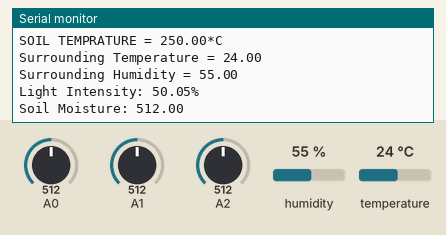
Recording of a sketch running on a simulated Arduino Uno, built with avr-gcc and run on an emulated ATmega328P. Parts: the last lines printed to the serial monitor. Inputs (shaded band) come from the test bench; at power-on: A0 = 512, A1 = 512, A2 = 512, humidity 55 %, temperature 24 °C.

Above: at 1.2 s.
1.3 s: A0 set to 716
At 2.7 s:
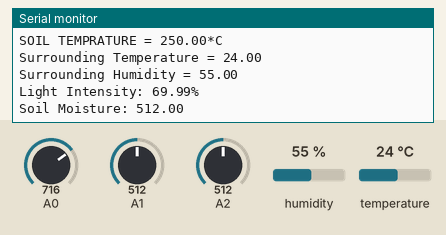
2.8 s: A1 set to 716
4.3 s: A2 set to 716
At 5.1 s:
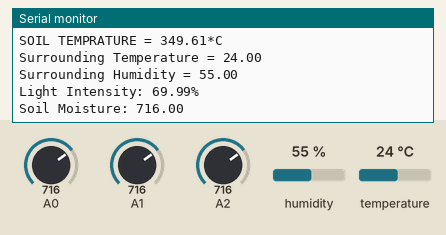
5.8 s: A0 set to 992
At 6.9 s:
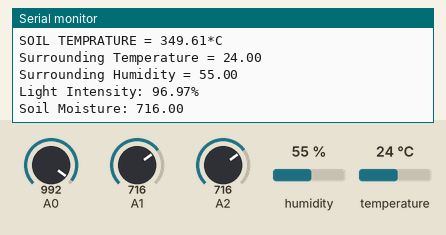
7.3 s: A1 set to 992
8.8 s: A2 set to 992
At 11.1 s:
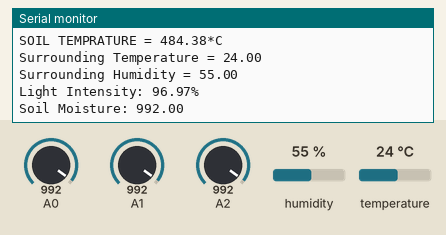
Timing chart, 0 to 11.3 s (numbered marks = the images above; inputs shaded):
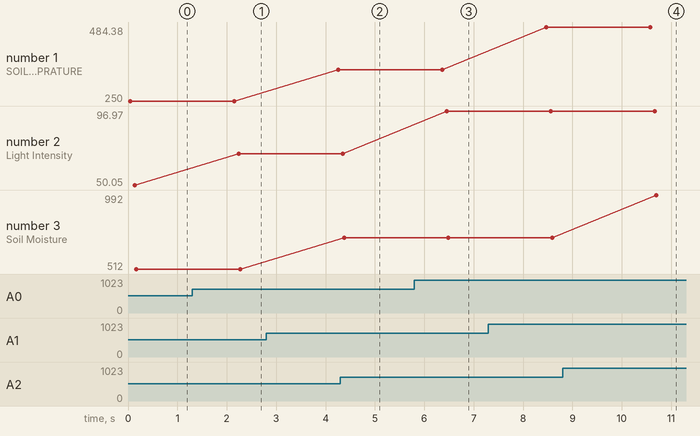

The sketch:

sensors.ino
```cpp
#include <dht.h>

dht DHT;

#define DHT11Pin 7

int TempPin = 1;
float TempVal;
float DHTTemp;
float DHTHumidity;
float LdrVal;
float MoistureVal;
int LdrPin = 0;//define a pin for Photo resistor
int MoisturePin=2;

void setup(){
  DHT.read11(DHT11Pin);
  Serial.begin(9600);
}

void loop()
{
  // Soil Temp
  TempVal = safeAnalogRead(TempPin);
  TempVal = (TempVal/1024.0)*500;

  Serial.print("SOIL TEMPRATURE = ");
  Serial.print(TempVal);
  Serial.print("*C");
  Serial.println();

  //Surrounding Temp
  Serial.print("Surrounding Temperature = ");
  DHTTemp = DHT.temperature;
  Serial.println(DHTTemp);
  Serial.print("Surrounding Humidity = ");
  DHTHumidity = DHT.humidity;
  Serial.println(DHTHumidity);

  //Photoresistor
  Serial.print("Light Intensity: ");
  LdrVal = safeAnalogRead(LdrPin);
  LdrVal = (LdrVal/1023.0)*100.0;
  Serial.print(LdrVal);
  Serial.println("%");


  //Soil Moisture
  MoistureVal = safeAnalogRead(MoisturePin);
  // print out the value you read:
  Serial.print("Soil Moisture: ");
  Serial.println(MoistureVal);
  Serial.println("\n\n\n");


  delay(2000);
}


int safeAnalogRead(int pin)
{
  int x = analogRead(pin);  // make an initial reading to set up the ADC
  delay(10);                // let the ADC stabilize
  x = analogRead(pin);      // toss the first reading and take one we will keep
  delay(10);                // delay again to be friendly to future readings
  return x;
}
```

Measured:
- after the input at 1.3 s, the serial monitor: prints a new line after 0.94 s (image 1)
- after the input at 4.3 s, the serial monitor: prints a new line after 0.08 s (image 2)
- after the input at 5.8 s, the serial monitor: prints a new line after 0.66 s (image 3)
- after the input at 8.8 s, the serial monitor: prints a new line after 1.9 s (image 4)
- plotted number 1: 250 → 349.61 after the input at 2.8 s, 349.61 → 484.38 after the input at 7.3 s
- plotted number 2: 50.05 → 69.99 after the input at 1.3 s, 69.99 → 96.97 after the input at 5.8 s
- plotted number 3: 512 → 716 after the input at 4.3 s, 716 → 992 after the input at 8.8 s
